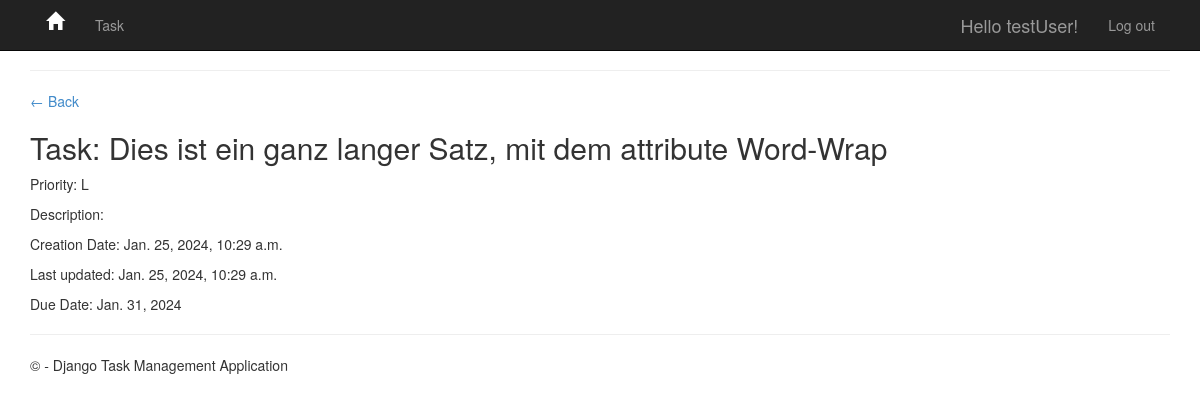
Screenshot of /task/31/ (signed in) with the database file from the repository.
### app/models.py (models this page shows, shortened)
class Task(models.Model):
    PRIORITY_CHOICES = [
        ('L', 'Low'),
        ('M', 'Medium'),
        ('H', 'High'),
        ('F', 'Fast Lane'),
    ]
    due_date = models.DateField(
        auto_now_add=False, auto_now=False, blank=True, null=True)
    user = models.ForeignKey(
        User, on_delete=models.CASCADE, null=True, blank=True)
    title = models.CharField(max_length=200)
    description = models.TextField(null=True, blank=True)
    complete = models.BooleanField(default=False)
    create = models.DateTimeField(auto_now_add=True)
    update = models.DateTimeField(auto_now=True)
    priority = models.CharField(
        max_length=1,
        choices=PRIORITY_CHOICES,
        default='L',
    )
    class Meta:
        ordering = ['complete']

### app/views.py (the view)
# urls.py: path('task/<int:pk>/', views.TaskDetail.as_view(), name='task'),
class TaskDetail(LoginRequiredMixin, DetailView):
    model = Task
    context_object_name = 'task'
    template_name = 'app/task.html'

### app/templates/app/task.html
{% extends 'app/layout.html' %}
{% block content %}
<hr />
<p><a href="{% url 'tasks' %}">&#8592; Back</a></p>
<h2>Task: {{ task.title }}</h2>
<p>Priority: {{ task.priority }}</p>
<p>Description: {{ task.description }}</p>
<p>Creation Date: {{ task.create }}</p>
<p>Last updated: {{ task.update }}</p>
<p>Due Date: {{ task.due_date }}</p>
{% endblock content %}

### app/templates/app/loginpartial.html (shortened to what this page needs)
{% if user.is_authenticated %}
<form id="logoutForm" action="/logout/" method="post" class="navbar-right">
    <ul class="nav navbar-nav navbar-right">
        <li><span class="navbar-brand">Hello {{ user.username }}!</span></li>
        <li><a href="javascript:document.getElementById('logoutForm').submit()">Log out</a></li>
    </ul>
</form>
{% else %}
<ul class="nav navbar-nav navbar-right">
    <li><a href="{% url 'login' %}">Log in</a></li>
    <li><a href="{% url 'signup' %}">Sign up</a></li>
</ul>
{% endif %}

### app/static/app/content/site.css (style rules this page uses)
body { padding-top: 50px; padding-bottom: 20px; }

### rows the page displays
Task: title "Dies ist ein ganz langer Satz, mit dem attribute Word-Wrap", priority "L", create "Jan. 25, 2024, 10:29 a.m.", update "Jan. 25, 2024, 10:29 a.m.", due_date "Jan. 31, 2024"

### other values shown
{{ user.username }} "testUser"
